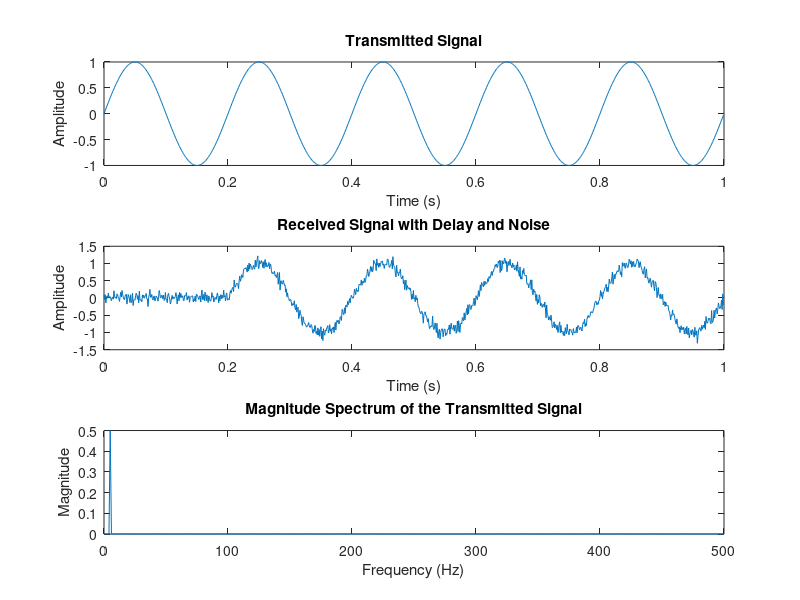

Recreate this plot in MATLAB.
clc; close all; clear;

% Parameters
fs = 1000;                % Sampling frequency (samples per second)
t = 0:1/fs:1-1/fs;        % Time vector (1 second duration)
f = 5;                    % Frequency of the sine wave (Hz)
x = sin(2*pi*f*t);        % Original sine wave

% Simulate the signal hitting a target and receiving it
delay = 0.2;              % Delay in seconds (time for signal to travel to target and back)
delay_samples = round(delay * fs); % Convert delay to number of samples

% Create the received signal
x_received = [zeros(1, delay_samples) x]; % Add delay to the signal
x_received = x_received(1:length(t));    % Ensure length matches the original time vector

% Add noise to the received signal (optional)
noise = 0.1 * randn(size(x_received)); % Generate random noise
x_received = x_received + noise;       % Add noise to the received signal

% Compute the FFT of the transmitted and received signals
n = length(x);                % Number of samples
X = fft(x);                   % FFT of the transmitted signal
X_mag = abs(X/n);             % Magnitude of the FFT
X_mag = X_mag(1:n/2+1);       % Keep only the positive frequencies
frequencies = (0:(n/2))/n*fs; % Frequency vector

X_received = fft(x_received); % FFT of the received signal
X_received_mag = abs(X_received/n); % Magnitude of the FFT
X_received_mag = X_received_mag(1:n/2+1); % Keep only the positive frequencies

% Find the peak frequency in the FFT result
[~, idx] = max(X_mag); % Index of the peak frequency in the transmitted signal
transmitted_freq = frequencies(idx); % Frequency of the transmitted signal

[~, idx_received] = max(X_received_mag); % Index of the peak frequency in the received signal
received_freq = frequencies(idx_received); % Frequency of the received signal

% Calculate the change in frequency (Doppler shift) and distance
doppler_shift = received_freq - transmitted_freq;
velocity = doppler_shift * 343 / transmitted_freq; % Velocity calculation (assuming speed of sound is 343 m/s)

% Calculate distance based on the delay
distance = (delay * 343) / 2; % Distance calculation (round trip)

% Display results
fprintf('Transmitted Frequency: %.2f Hz\n', transmitted_freq);
fprintf('Received Frequency: %.2f Hz\n', received_freq);
fprintf('Doppler Shift: %.2f Hz\n', doppler_shift);
fprintf('Calculated Velocity: %.2f m/s\n', velocity);
fprintf('Calculated Distance: %.2f meters\n', distance);

% Create subplots
figure;

% Original Transmitted Signal
subplot(3,1,1);
plot(t, x);
xlabel('Time (s)');
ylabel('Amplitude');
title('Transmitted Signal');

% Received Signal with Delay and Noise
subplot(3,1,2);
plot(t, x_received);
xlabel('Time (s)');
ylabel('Amplitude');
title('Received Signal with Delay and Noise');

% Frequency Spectrum of the Transmitted Signal
subplot(3,1,3);
plot(frequencies, X_mag);
xlabel('Frequency (Hz)');
ylabel('Magnitude');
title('Magnitude Spectrum of the Transmitted Signal');
